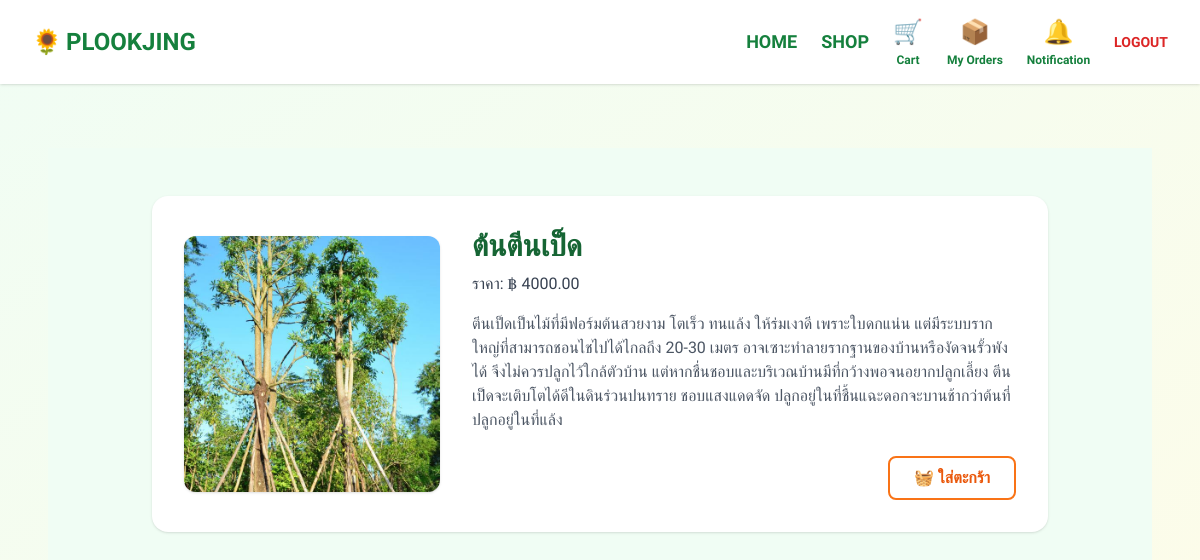
Screenshot of /trees/2/ (signed in) with the database file from the repository.
### myapp/models.py (models this page shows, shortened)
class Tree(models.Model):
    name = models.CharField(max_length=100)
    description = models.TextField(blank=True)
    image = models.ImageField(upload_to='trees/', blank=True, null=True)
    care_instructions = models.TextField(help_text="วิธีดูแลต้นไม้ เช่น รดน้ำ ใส่ปุ๋ย")
    price = models.DecimalField(max_digits=10, decimal_places=2, default=0.00)

### myapp/views.py (the view)
# urls.py: path('trees/<int:tree_id>/', views.tree_detail, name='tree_detail'),
@login_required
def tree_detail(request, tree_id):
    tree = get_object_or_404(Tree, id=tree_id)
    return render(request, 'plantapp/tree_detail.html', {'tree': tree})

### templates/plantapp/tree_detail.html (shortened to what this page needs)
{% extends 'base.html' %}
{% load static %}
{% block content %}
<div class="min-h-screen py-12 px-6 bg-green-50">
  <div class="max-w-4xl mx-auto bg-white rounded-2xl shadow p-8 flex flex-col md:flex-row items-center gap-8">
    {% if tree.image %}
      <img src="{{ tree.image.url }}" alt="{{ tree.name }}" class="w-64 h-64 object-cover rounded-xl shadow">
    {% else %}
      <div class="w-64 h-64 bg-gray-100 flex items-center justify-center rounded-xl text-gray-400 text-sm">
        ไม่มีรูป
      </div>
    {% endif %}
    <div class="flex-1 w-full">
      <h1 class="text-3xl font-bold text-green-800">{{ tree.name }}</h1>
      <p class="text-gray-700 mt-2 mb-4">ราคา: ฿ {{ tree.price|floatformat:2 }}</p>
      <p class="text-gray-600">{{ tree.description }}</p>
      <div class="mt-6 flex justify-end">
        <form method="post" action="{% url 'myapp:add_to_cart' %}">
          <button type="submit" class="border-2 border-orange-500 text-orange-600 font-semibold px-6 py-2 rounded-lg hover:bg-orange-100 transition">
            🧺 ใส่ตะกร้า
          </button>
        </form>
      </div>
    </div>
  </div>
</div>
{% endblock %}

### rows the page displays
Tree: image (picture), name "ต้นตีนเป็ด", price "4000.00", description "ตีนเป็ดเป็นไม้ที่มีฟอร์มต้นสวยงาม โตเร็ว ทนแล้ง ให้ร่มเงาดี เพราะใบดกแน่น แต่มีระบบรากใหญ่ที่สามารถชอนไชไปได้ไกลถึง 20-30 เมตร อาจเซาะทำลายรากฐานของบ้านหรืองัดจนรั้วพังได้ จึงไม่ควรปลูกไว้ใกล้ตัวบ้าน แต่หากชื่นชอบและบริเวณบ้านมีที่กว้างพอจนอยากปลูกเลี้ยง ตีนเป็ดจะเติบโตได้ดีในดินร่วนปนทราย ชอบแสงแดดจัด ปลูกอยู่ในที่ชื้นแฉะดอกจะบานช้ากว่าต้นที่ปลูกอยู่ในที่แล้ง"
